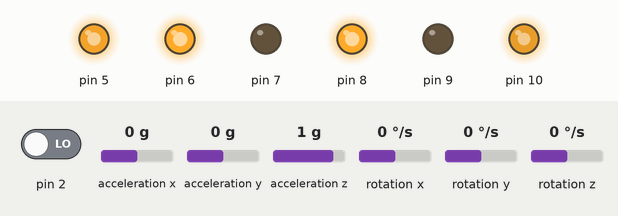
Simulated run of this sketch. Board: Arduino Uno, built with avr-gcc and run on an emulated ATmega328P. Shown: output pins drawn as LEDs (lit = HIGH). Inputs (shaded band) come from the test bench; at power-on: acceleration x 0 g, pin 2 LOW, acceleration y 0 g, acceleration z 1 g, rotation x 0 °/s, rotation y 0 °/s, rotation z 0 °/s. The sensor or clock chip raises its interrupt line as the real part does; what the sketch prints to the serial monitor is not drawn.

Above: at 1.7 s.
1.8 s: acceleration x set to 0.8 g
At 3.0 s:
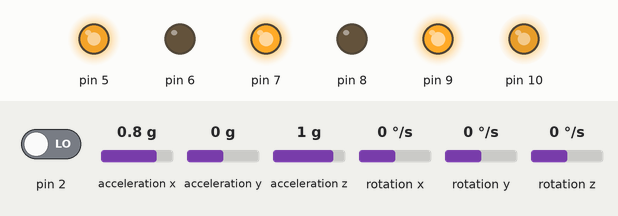
3.3 s: acceleration x set to 0 g
At 4.51 s:
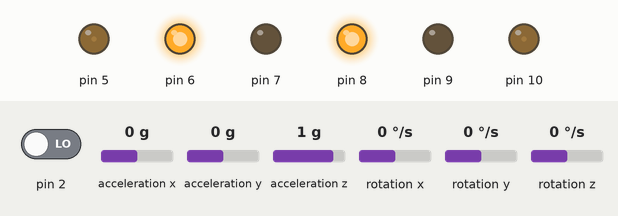
6.3 s: acceleration x set to 1.4 g
At 7.3 s:
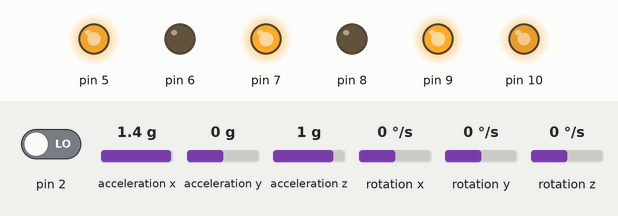
7.8 s: acceleration x set to -1.4 g
At 8.8 s:
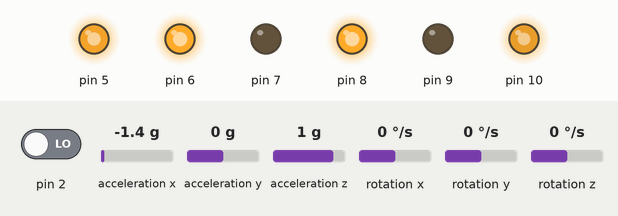
Timing chart, 0 to 10.3 s (numbered marks = the images above; inputs shaded):
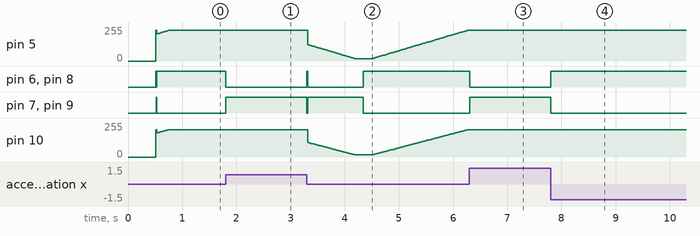

Measured:
- after the input at 1.8 s, pin 6, pin 8: HIGH → LOW at once; pin 7, pin 9: LOW → HIGH at once
- after the input at 3.3 s, pin 6, pin 8: LOW → HIGH at once, → LOW 0.01 s later, → HIGH 1.0 s later; pin 7, pin 9: HIGH → LOW at once, → HIGH 0.01 s later, → LOW 1.0 s later
- after the input at 6.3 s, pin 6, pin 8: HIGH → LOW at once; pin 7, pin 9: LOW → HIGH at once
- after the input at 7.8 s, pin 6, pin 8: LOW → HIGH at once; pin 7, pin 9: HIGH → LOW at once

The sketch:

AmBOT_final_nano.ino
```cpp
// https://maker.pro/arduino/projects/build-arduino-self-balancing-robot/
#include <PID_v1.h>
#include <LMotorController.h>
#include "I2Cdev.h"
#include "MPU6050_6Axis_MotionApps20.h"

#if I2CDEV_IMPLEMENTATION == I2CDEV_ARDUINO_WIRE
    #include "Wire.h"
#endif

#define MIN_ABS_SPEED 20

MPU6050 mpu;

// MPU control/status vars
bool dmpReady = false;  // set true if DMP init was successful
uint8_t mpuIntStatus;   // holds actual interrupt status byte from MPU
uint8_t devStatus;      // return status after each device operation (0 = success, !0 = error)
uint16_t packetSize;    // expected DMP packet size (default is 42 bytes)
uint16_t fifoCount;     // count of all bytes currently in FIFO
uint8_t fifoBuffer[64]; // FIFO storage buffer

// orientation/motion vars
Quaternion q;           // [w, x, y, z]         quaternion container
VectorFloat gravity;    // [x, y, z]            gravity vector
float ypr[3];           // [yaw, pitch, roll]   yaw/pitch/roll container and gravity vector

//PID
//double originalSetpoint = 175.8;
double originalSetpoint = 182.3;
double setpoint = originalSetpoint;
double movingAngleOffset = 0.1;
double input, output;
int moveState=0; //0 = balance; 1 = back; 2 = forth
double Kp = 50;
double Kd = 1.4;
double Ki = 60;
/*
double Kp = 0;
double Kd = 0;
double Ki = 0;*/
PID pid(&input, &output, &setpoint, Kp, Ki, Kd, DIRECT);

/*double motorSpeedFactorLeft = 0.6;
double motorSpeedFactorRight = 0.5;*/
double motorSpeedFactorLeft = 0.9;
double motorSpeedFactorRight = 0.8;
//MOTOR CONTROLLER
int ENA = 5;
int IN1 = 6;
int IN2 = 7;
int IN3 = 8;
int IN4 = 9;
int ENB = 10;
LMotorController motorController(ENA, IN1, IN2, ENB, IN3, IN4, motorSpeedFactorLeft, motorSpeedFactorRight);

//timers
long time1Hz = 0;
long time5Hz = 0;

volatile bool mpuInterrupt = false;     // indicates whether MPU interrupt pin has gone high
void dmpDataReady()
{
    mpuInterrupt = true;
}


void setup()
{
    // join I2C bus (I2Cdev library doesn't do this automatically)
    #if I2CDEV_IMPLEMENTATION == I2CDEV_ARDUINO_WIRE
        Wire.begin();
        TWBR = 24; // 400kHz I2C clock (200kHz if CPU is 8MHz)
    #elif I2CDEV_IMPLEMENTATION == I2CDEV_BUILTIN_FASTWIRE
        Fastwire::setup(400, true);
    #endif

    // initialize serial communication
    // (115200 chosen because it is required for Teapot Demo output, but it's
    // really up to you depending on your project)
    Serial.begin(115200);
    while (!Serial); // wait for Leonardo enumeration, others continue immediately

    // initialize device
    Serial.println(F("Initializing I2C devices..."));
    mpu.initialize();

    // verify connection
    Serial.println(F("Testing device connections..."));
    Serial.println(mpu.testConnection() ? F("MPU6050 connection successful") : F("MPU6050 connection failed"));

    // load and configure the DMP
    Serial.println(F("Initializing DMP..."));
    devStatus = mpu.dmpInitialize();

    // supply your own gyro offsets here, scaled for min sensitivity
    mpu.setXGyroOffset(220);
    mpu.setYGyroOffset(76);
    mpu.setZGyroOffset(-85);
    mpu.setZAccelOffset(1788); // 1688 factory default for my test chip

    // make sure it worked (returns 0 if so)
    if (devStatus == 0)
    {
        // turn on the DMP, now that it's ready
        Serial.println(F("Enabling DMP..."));
        mpu.setDMPEnabled(true);

        // enable Arduino interrupt detection
        Serial.println(F("Enabling interrupt detection (Arduino external interrupt 0)..."));
        attachInterrupt(0, dmpDataReady, RISING);
        mpuIntStatus = mpu.getIntStatus();

        // set our DMP Ready flag so the main loop() function knows it's okay to use it
        Serial.println(F("DMP ready! Waiting for first interrupt..."));
        dmpReady = true;

        // get expected DMP packet size for later comparison
        packetSize = mpu.dmpGetFIFOPacketSize();

        //setup PID

        pid.SetMode(AUTOMATIC);
        pid.SetSampleTime(10);
        pid.SetOutputLimits(-255, 255);
    }
    else
    {
        // ERROR!
        // 1 = initial memory load failed
        // 2 = DMP configuration updates failed
        // (if it's going to break, usually the code will be 1)
        Serial.print(F("DMP Initialization failed (code "));
        Serial.print(devStatus);
        Serial.println(F(")"));
    }
}


void loop()
{
    // if programming failed, don't try to do anything
    if (!dmpReady) return;

    // wait for MPU interrupt or extra packet(s) available
    while (!mpuInterrupt && fifoCount < packetSize)
    {
        //no mpu data - performing PID calculations and output to motors

        pid.Compute();
        motorController.move(output, MIN_ABS_SPEED);

    }

    // reset interrupt flag and get INT_STATUS byte
    mpuInterrupt = false;
    mpuIntStatus = mpu.getIntStatus();

    // get current FIFO count
    fifoCount = mpu.getFIFOCount();

    // check for overflow (this should never happen unless our code is too inefficient)
    if ((mpuIntStatus & 0x10) || fifoCount == 1024)
    {
        // reset so we can continue cleanly
        mpu.resetFIFO();
        Serial.println(F("FIFO overflow!"));

    // otherwise, check for DMP data ready interrupt (this should happen frequently)
    }
    else if (mpuIntStatus & 0x02)
    {
        // wait for correct available data length, should be a VERY short wait
        while (fifoCount < packetSize) fifoCount = mpu.getFIFOCount();

        // read a packet from FIFO
        mpu.getFIFOBytes(fifoBuffer, packetSize);

        // track FIFO count here in case there is > 1 packet available
        // (this lets us immediately read more without waiting for an interrupt)
        fifoCount -= packetSize;

        mpu.dmpGetQuaternion(&q, fifoBuffer);
        mpu.dmpGetGravity(&gravity, &q);
        mpu.dmpGetYawPitchRoll(ypr, &q, &gravity);
        #if LOG_INPUT
            Serial.print("ypr\t");
            Serial.print(ypr[0] * 180/M_PI);
            Serial.print("\t");
            Serial.print(ypr[1] * 180/M_PI);
            Serial.print("\t");
            Serial.println(ypr[2] * 180/M_PI);
        #endif
        input = ypr[1] * 180/M_PI + 180;
   }
}
```
